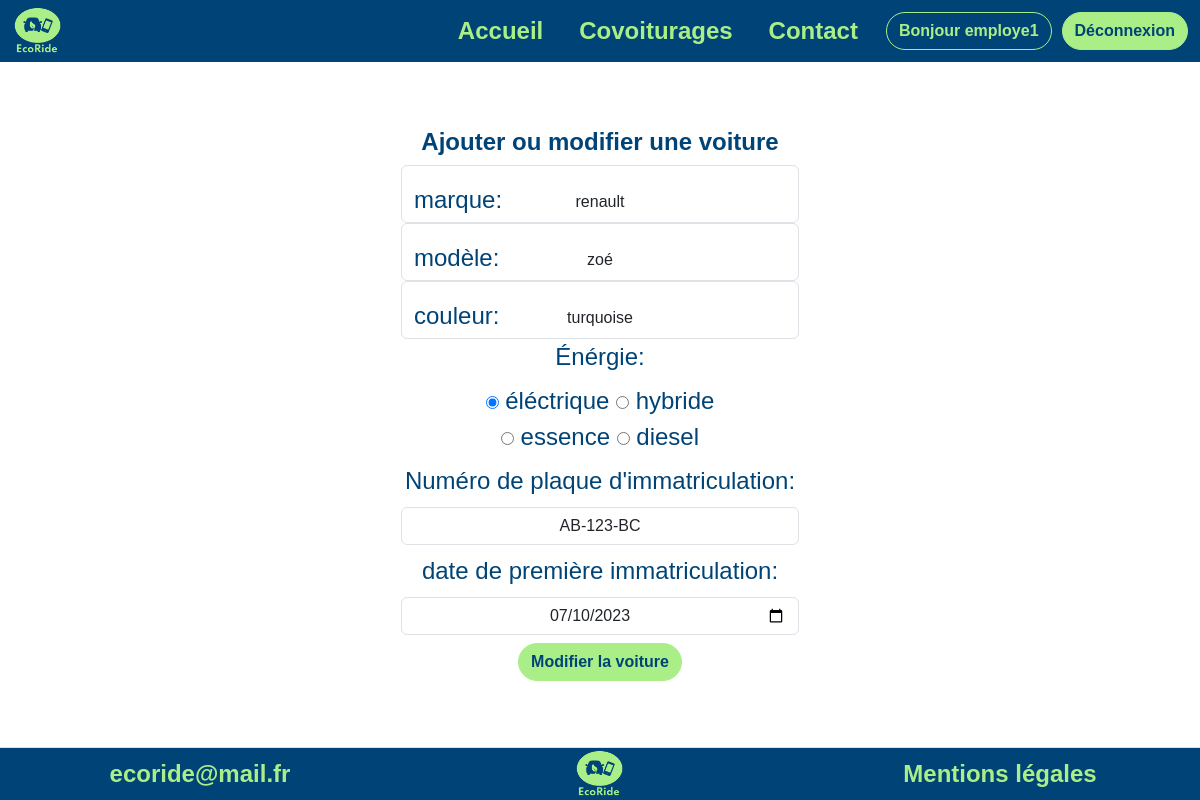
The page /ajout_voiture.php?id=9 (signed in) on the database its author committed.
### tables this page shows
CREATE TABLE `cars` (
  `id` int(11) PRIMARY KEY NOT NULL AUTO_INCREMENT,
  `brand` varchar(50) NOT NULL,
  `model` varchar(50) NOT NULL,
  `color` varchar(50) NOT NULL,
  `energy` varchar(50) NOT NULL,
  `registration` varchar(11) NOT NULL,
  `date_first_registration` date NOT NULL,
  `id_user` int(11) NOT NULL,
  FOREIGN KEY (`id_user`) REFERENCES `users` (`id`)
);

### lib/car.php (called while the page is built, shortened)
 <?php
function getCarById(PDO $pdo, int $car_id)
{
    $sql = "SELECT id, brand, model, color, energy, registration, date_first_registration, id_user FROM cars WHERE id = :car_id";
    $query = $pdo->prepare($sql);
    $query->bindParam(':car_id', $car_id, PDO::PARAM_INT);
    $query->execute();
    return $query->fetch(PDO::FETCH_ASSOC);
}

### ajout_voiture.php (the view, shortened to what this page needs)
<?php
require_once "templates/header.php";
require_once "lib/car.php";
require_once "lib/pdo.php";
$car = [
    'brand' => '',
    'model' => '',
    'color' => '',
    'energy' => '',
    'registration' => '',
    'date_first_registration' => '',
];
$car_id = $_GET['id'] ?? null;
if ($car_id) {
    $car = getCarById($pdo, $car_id);
}
?>
<div class="form-signin w-100 m-auto">
    <h1>Ajouter ou modifier une voiture</h1>
    <form action="" method="POST">
        <div class="form-floating">
            <label class="form-label" for="brand">marque: </label>
            <input type="text" name="brand" class="form-control" id="brand" value="<?= htmlspecialchars($car['brand']); ?>">
        </div>
        <div class="form-floating">
            <label class="form-label" for="model">modèle: </label>
            <input type="text" name="model" class="form-control" id="model" value="<?= htmlspecialchars($car['model']); ?>">
        </div>
        <div class="form-floating">
            <label class="form-label" for="color">couleur: </label>
            <input type="text" name="color" class="form-control" id="color" value="<?= htmlspecialchars($car['color']); ?>">
        </div>
        <fieldset class="mb-2">
            <legend>Énérgie: </legend>
            <input type="radio" id="electric" name="energy" value="éléctrique"  <?= (htmlspecialchars($car['energy']) === 'éléctrique') ? 'checked' : '' ?> />
            <label for="electric">éléctrique</label>
            <input type="radio" id="hybrid" name="energy" value="hybride"  <?= (htmlspecialchars($car['energy']) === 'hybride') ? 'checked' : '' ?> />
            <label for="hybrid">hybride</label><br>
            <input type="radio" id="gas" name="energy" value="essence"  <?= (htmlspecialchars($car['energy']) === 'essence') ? 'checked' : '' ?>  />
            <label for="gas">essence</label>
            <input type="radio" id="diesel" name="energy" value="diesel"  <?= (htmlspecialchars($car['energy']) === 'diesel') ? 'checked' : '' ?>  />
            <label for="diesel">diesel</label>
        </fieldset>
        <div class="mb-2">
            <label class="form-label" for="registration">Numéro de plaque d'immatriculation: </label>
            <input type="text" name="registration" class="form-control" id="registration" value="<?= htmlspecialchars($car['registration']); ?>">
        </div>
        <div class="mb-2">
            <label class="form-label" for="date_first_registration">date de première immatriculation: </label>
            <input type="date" name="date_first_registration" class="form-control" id="date_first_registration" value="<?= htmlspecialchars($car['date_first_registration']); ?>">
        </div>
        <input type="submit" class="btn btn-primary" name="registerCar" value="<?= $car_id ? 'Modifier la voiture' : 'Ajouter une voiture'; ?>">
    </form>
</div>
<?php
require_once "templates/footer.php";
?>

### assets/css/style.css (style rules this page uses)
* { box-sizing: border-box; font-family: var(--font-family-serif); color: var(--dark); text-align: center; align-items: center; }
body { margin: 0; min-height: 100vh; display: grid; grid-template-rows: auto 1fr auto; }
@media screen and (min-width: 681px) { body { font-size: 24px; } }

### rows shown on the page
cars: brand "renault", model "zoé", color "turquoise", energy "☑ éléctrique", energy "☐ hybride", energy "☐ essence", energy "☐ diesel", registration "AB-123-BC", date_first_registration "07/10/2023"

### other values the page prints
$value "Accueil"
$value "Covoiturages"
$value "Contact"
$_SESSION["user"]["pseudo"] "employe1"
